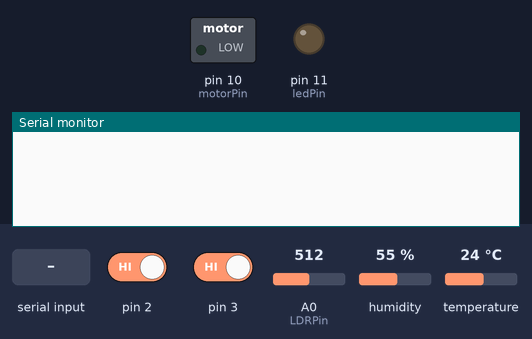
Recording of a sketch running on a simulated Arduino Uno, built with avr-gcc and run on an emulated ATmega328P. Parts: switched loads named in the sketch (green lamp = pin HIGH), output pins drawn as LEDs (lit = HIGH), the last lines printed to the serial monitor. Inputs (shaded band) come from the test bench; at power-on: pin 3 HIGH, pin 2 HIGH, A0 (LDRPin) = 512, humidity 55 %, temperature 24 °C.

Above: at 1.2 s.
1.3 s: pin 3 driven LOW
At 1.9 s:
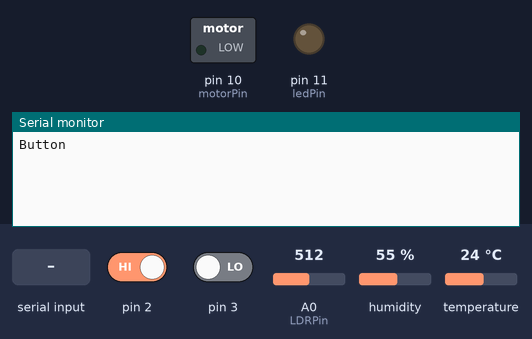
2.8 s: "Light" received over Serial
At 5.6 s:
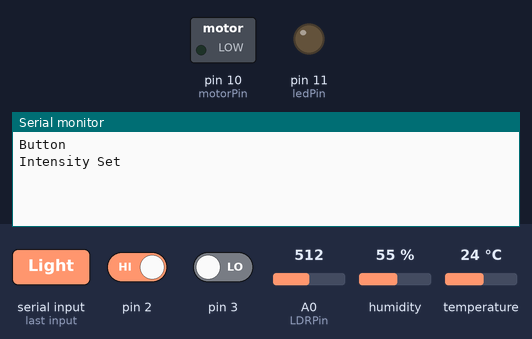
5.8 s: "Motor" received over Serial
At 7.8 s:
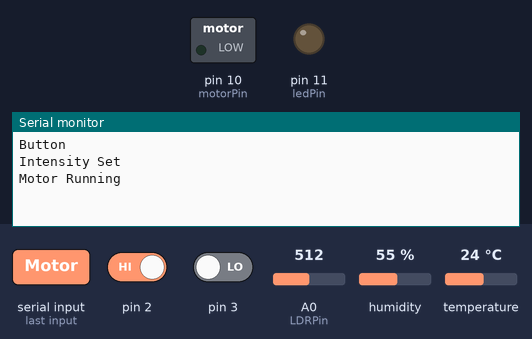
8.3 s: "Temperature" received over Serial
At 10.5 s:
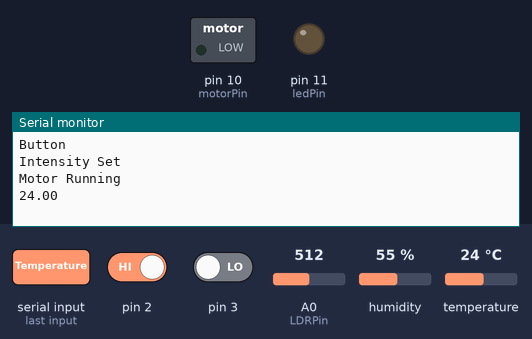
10.8 s: pin 2 driven LOW
At 11.6 s:
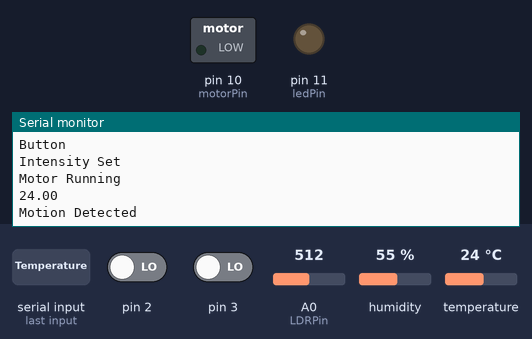

Measured:
- after the input at 1.3 s, the serial monitor: prints a new line at once (image 1)
- after the input at 2.8 s, the serial monitor: prints a new line after 2.0 s (image 2)
- after the input at 5.8 s, the serial monitor: prints a new line after 1.0 s (image 3)
- after the input at 8.3 s, the serial monitor: prints a new line after 1.0 s (image 4)
- after the input at 10.8 s, the serial monitor: prints a new line at once (image 5)

The sketch:

sketch_handShake.ino
```cpp
#include "DHT.h"
#define DHTPIN 4     // what digital pin we're connected to
#define DHTTYPE DHT22   // DHT 22  (AM2302), AM2321
DHT dht(DHTPIN, DHTTYPE);
String readString;
/*
 * LDR A0
 * PIR 2
 * Motor 10
 * LED 11
 * Temp 4
 * Button 3
 */
const int ledPin=11;
const int motorPin=10;
const int pirPin = 13;
const int LDRPin = A0;
float light=9.0,motor=9.0;
long int lastTime=0;
boolean motionDetected=true;

void setup()
{
  pinMode(ledPin,OUTPUT);
  pinMode(motorPin,OUTPUT);
  pinMode(LDRPin,INPUT);
  pinMode(pirPin, INPUT);
  digitalWrite(pirPin, LOW);
  Serial.begin(9600);  // initialize serial communications at 9600 bps
  attachInterrupt(digitalPinToInterrupt(3),notify,FALLING);
  attachInterrupt(digitalPinToInterrupt(2),motion,FALLING);
  dht.begin();
}

void loop()

{
  float t = dht.readTemperature();
  float h = dht.readHumidity();
  float f = dht.readTemperature(true);
  float ldr=analogRead(LDRPin);

  if(millis()-lastTime>10*1000){
      //Serial.println((millis()-lastTime)/1000);
      motionDetected=false;
    }

  while (!Serial.available()) {} // wait for data to arrive
  // serial read section
  while (Serial.available())

  {
    if (Serial.available() >0)
    {
      char c = Serial.read();  //gets one byte from serial buffer
      readString += c; //makes the string readString
      if(readString=="Light")
      {
        light=Serial.parseFloat();
      }
      else if(readString=="Motor")
      {
        motor=Serial.parseFloat();
      }

    }
  }

  if (readString=="Temperature")
  {
    Serial.println(t); //see what was received
    readString="";
  }
  else if (readString=="TemperatureF")
  {
    Serial.println(f); //see what was received
    readString="";
  }
  else if (readString=="Humidity")
  {
    Serial.println(h); //see what was received
    readString="";
  }

  else if (readString=="LDR")
  {
    Serial.println(ldr); //see what was received
    readString="";
  }

  else if (readString=="Light")
  {
      Serial.println("Intensity Set");
      light=map(light,0.0,9.0,0.0,255.0);
      analogWrite(ledPin,light);
      readString="";
  }
  else if (readString=="Motor")
  {
      Serial.println("Motor Running");
      motor=map(motor,0.0,9.0,0.0,1023.0);
      analogWrite(motorPin,motor);
      readString="";
  }

  delay(1000);
  // serial write section
  Serial.flush();
}

void notify()
{
  Serial.println("Button");
}
void motion()
{
    if(!motionDetected){
      Serial.println("Motion Detected");
      motionDetected=true;
      lastTime=millis();
    }

}
```
